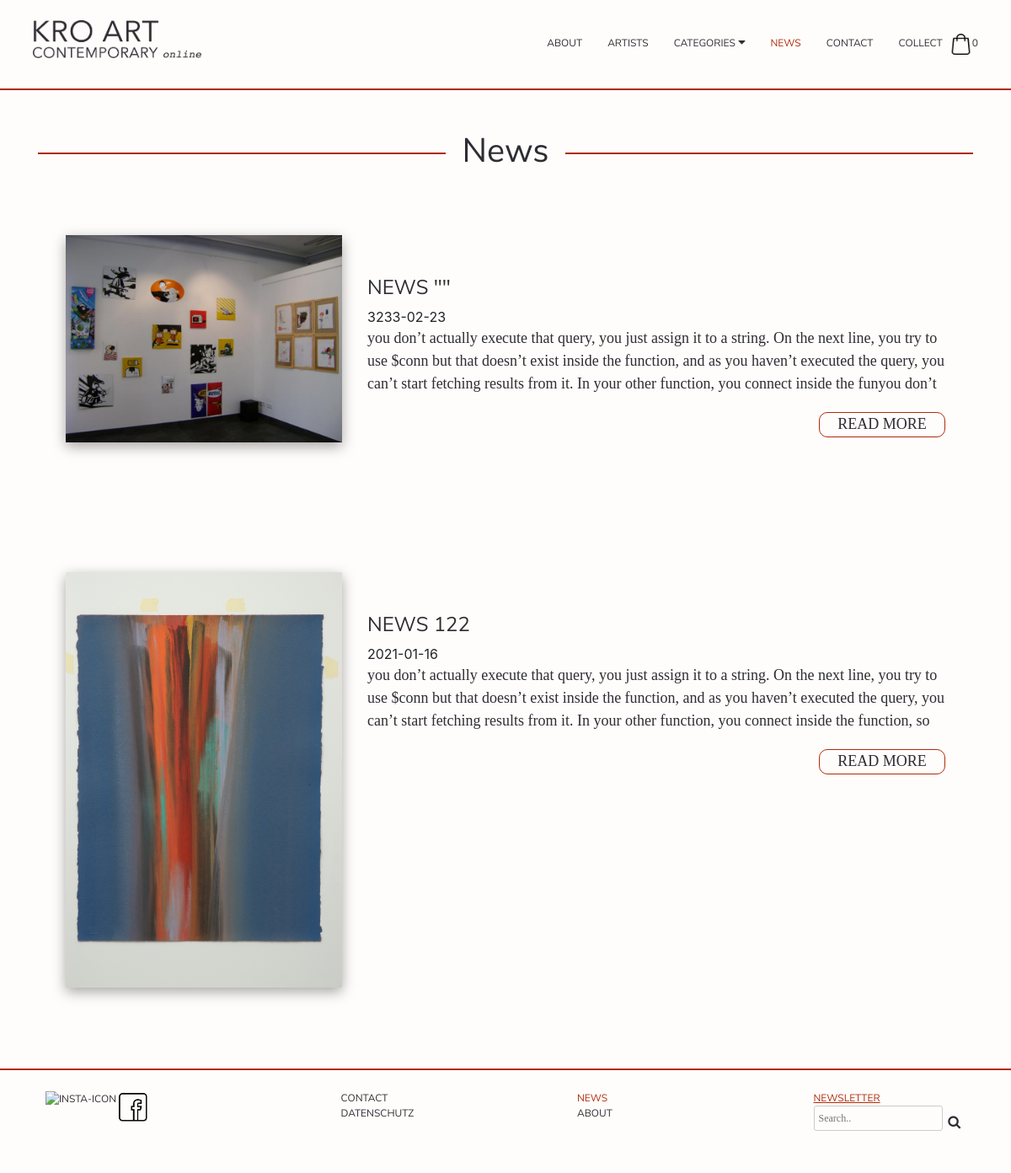
The page /Website/News/news.php on the database its author committed.
### tables this page shows
CREATE TABLE `news` (
  `news_id` int(11) NOT NULL,
  `headline` varchar(255) NOT NULL,
  `daten` date NOT NULL,
  `textn` text NOT NULL,
  `picture` varchar(255) NOT NULL
);

### Website/News/news.php (the view, shortened to what this page needs)
<?php  include_once('../includes/navbar.php');
$sql_news = "SELECT * FROM `news` ORDER BY news_id DESC";
$result_news = $conn->query($sql_news);
?>
<main>
    <div class="container home-container mt-5">
      <h1><span class="news_line">News</span></h1>
    </div>
    <?php
      if ($result_news-> num_rows > 0){
        while ($row = $result_news-> fetch_assoc()){
      echo '<div class="container p-5 mb-5">';
      echo '<div class="row d-flex">';
      echo '<div class="img_News col-lg-4 col-md-5 col-sm-12">';
      echo "<img class='img_News' src='../img/". $row['picture'] ."' />";
      echo '</div>';
      echo '<div class="col-lg-8 col-md-7 col-sm-12 pt-5 ">';
      echo '<div><h4>'. $row["headline"] .'</h4></div>';
      echo '<div class="date">'. $row["daten"] .'</div>';
      echo '<div class="textBox"><p>'. $row['textn'].'</p></div>';
      echo '<p class="read-more button-News mt-3">READ MORE</p></div>';
      echo '</div>';
      echo '</div>';
        }
      }
?>
</main>
<?php include_once('../includes/footer.php') ?>

### Website/Style/style.css (style rules this page uses)
body { background-color: #fffdfb; }
h1 { font-family: "nunito"; color: #2d2d34; }
h4 { font-family: "nunito"; font-size: 24px; color: #2d2d34; }
p { font-family:"monserrat"; font-size: 18px; color: #2d2d34; }
body, html { margin:0; padding:0; }
.home-container h1 { width: 100%; margin: .7em auto; overflow: hidden; text-align: center; font-weight:300; }
.news_line:before, .news_line:after { content: ""; display: inline-block; width: 50%; margin: 0 .5em 0 -55%; vertical-align: middle; border-bottom: 1px solid; border:1px solid #ae2b0a }
.news_line:after { margin: 0 -55% 0 .5em; }
.img_News { max-width: 100%; width: 100%; }
.img_News img { -moz-box-shadow: rgba(0, 0, 0, 0.35) 0px 5px 15px; -webkit-box-shadow: rgba(0, 0, 0, 0.35) 0px 5px 15px; box-shadow: rgba(0, 0, 0, 0.35) 0px 5px 15px; }
.date { border: 0 solid transparent; }
.button-News { text-align: center; border: 1px solid #ae2b0a; border-radius: 10px; max-width: 100%; width: 150px; height: 30px; float: right; text-transform: uppercase !important; }
.textBox { height:85px; text-overflow: ellipsis; overflow: hidden; margin: 0; padding: 0; }

### rows shown on the page
news: picture (picture), headline "NEWS \"\"", daten "3233-02-23", textn "you don’t actually execute that query, you just assign it to a string. On the next line, you try to use $conn but that doesn’t exist inside the function, and as you haven’t executed the query, you can’t start fetching results from it. In your other function, you connect inside the funyou don’t…"
news: picture (picture), headline "NEWS 122", daten "2021-01-16", textn "you don’t actually execute that query, you just assign it to a string. On the next line, you try to use $conn but that doesn’t exist inside the function, and as you haven’t executed the query, you can’t start fetching results from it. In your other function, you connect inside the function, so…"

### other values the page prints
my_shopping_cart_total_product_count() "0"
